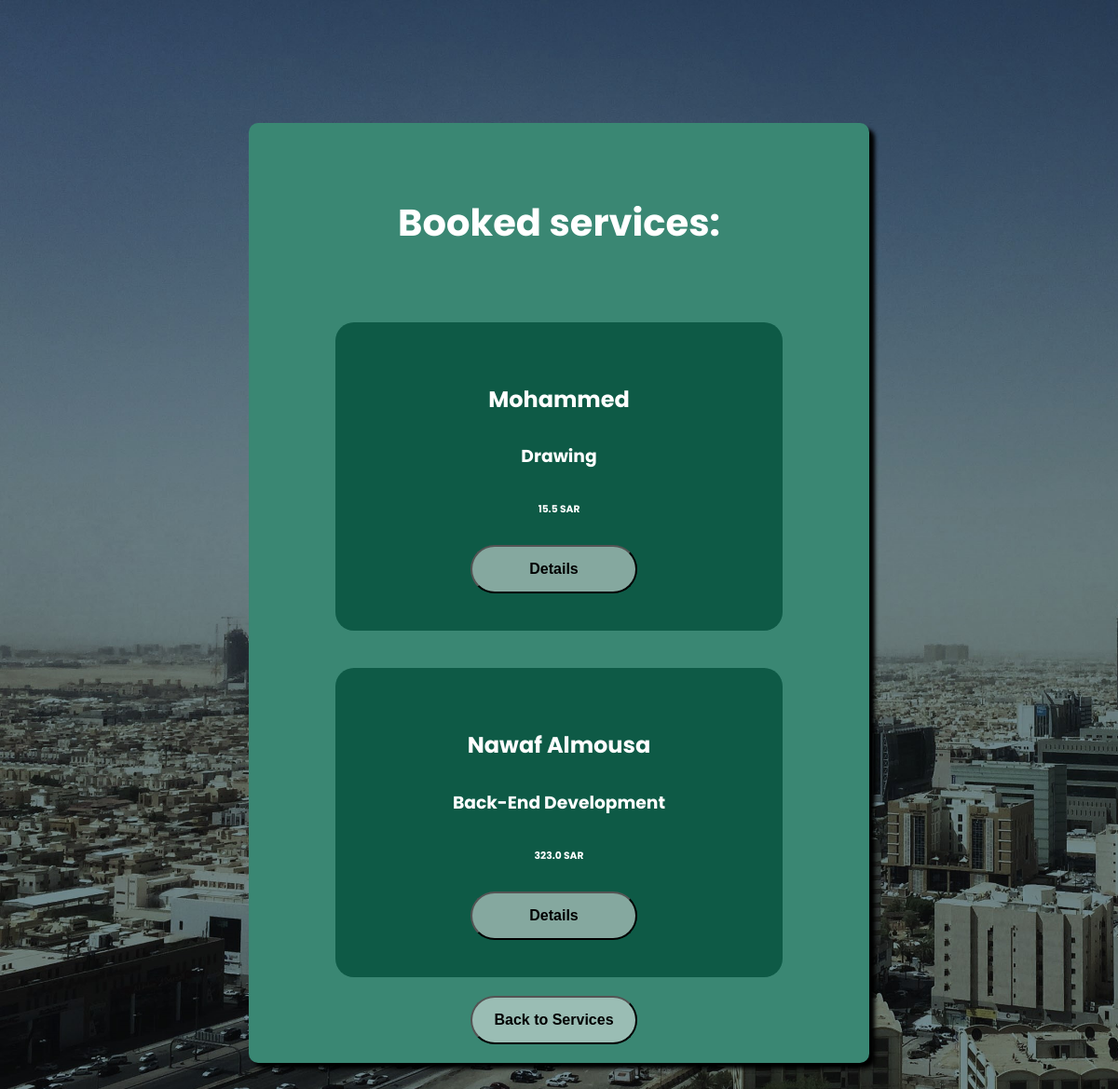
/saham/BookedServices/Nawaf Almousa, run on the app's committed database.
### sahamapp/models.py (models this page shows)
class Service(models.Model):
    serviceId = models.CharField(max_length=6, primary_key=True)
    name = models.CharField(max_length=32, validators=[MinLengthValidator(3)])
    description = models.CharField(max_length=500)
    price = models.FloatField()
    freelancer = models.ForeignKey(Freelancer, on_delete=models.CASCADE, related_name='services')

class Freelancer(models.Model):
    freelancerId = models.CharField(max_length=6,primary_key=True)
    email = models.EmailField(max_length=256,unique=True)
    password = models.CharField(max_length=32, validators=[MinLengthValidator(6)])
    description = models.CharField(max_length=500)
    name = models.CharField(max_length=32, validators=[MinLengthValidator(3)])
    phonenumber = models.CharField(max_length=10, validators=[MinLengthValidator(10)])

### sahamapp/views.py (the view)
# urls.py: path("BookedServices/<str:username>", views.bookedServices, name='bookedServices')
def bookedServices(request, username):
    customer = get_object_or_404(Customer, userName=username)
    services = customer.bookedServices.all()
    return render(request, 'sahamapp/bookedServices.html', {
        'services': services,
        'username': username
    })

### sahamapp/templates/sahamapp/bookedServices.html
{% extends 'sahamapp/layout.html' %}
{% load static %}
{% block body %}
<div class="services-container">
    <h1 class="heading">Booked services:</h1>
    <div class="service-wrapper">
        {% for service in services %}
    <div class="service-el">
        <h2 class="details-heading">{{service.freelancer.name}}</h2>
        <h3 class="details-heading">{{service.name}}</h3>
        <h6 class="details-heading">{{service.price}} SAR</h6>
        <div class="btn-container btn-detailsservice">
            <a href="{% url 'sahamapp:showService' username service.serviceId  %}"><button class="btn" type="button">Details</button></a>
        </div>
    </div>
    {%endfor%}
    <a href="{% url 'sahamapp:showServices' username %}" class="button-back-services">
        <button class="btn btn-bookservice" type="button">Back to Services</button>
    </a>
    </div>
</div>
{% endblock %}

### sahamapp/static/sahamapp/index.css (style rules this page uses)
body { background-image: url('images/643c06b56dea095d51413d5d_Riyadh-Saudi-Arabia-Center-Cityscape-Alternative-Spots.jpg'); background-size: cover; font-family: "Poppins", sans-serif; }
.register-container,.login-container,.edit-container,.addService-container,.editService-container,.service-container,.services-container,.showService-container { width: 626px; height: 772px; background-color: #3A8773; margin: 132px auto; border-radius: 10px; box-shadow: 6px 6px 4px black; }
.details-heading { padding: 5px; color: #FFF; text-align: center; }
.services-container { padding: 20px; }
.heading { padding: 30px; color: #FFF; text-align: center; font-size: 40px; font-weight: bold; }
::placeholder { color: #ffffff9c; font-size: 16px; }
.btn-container { margin: 50px auto; display: flex; gap: 50px; }
.btn { width: 179px; height: 52px; font-size: 16px; font-weight: bold; border-radius: 40px; background: rgba(235, 235, 235, 0.54); }
.services-container { height: 100%; }
.service-wrapper { display: flex; flex-direction: column; }
.service-el { width: 400px; border-radius: 20px; margin: 20px auto; padding: 40px; background-color: #0e5a46; }
.button-back-services { display: block; width: 190px; margin: auto; }
.btn-detailsservice { display: block; width: 190px; margin: auto; }

### data on the page
Service: freelancer.name "Mohammed", name "Drawing", price "15.5"
Service: freelancer.name "Nawaf Almousa", name "Back-End Development", price "323.0"
